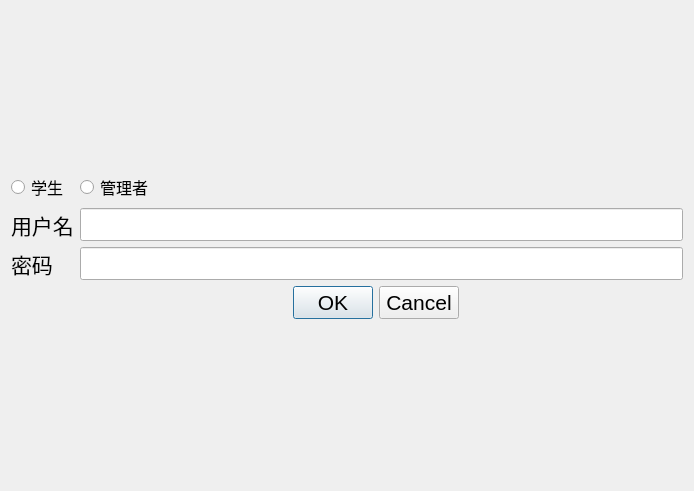
<?xml version="1.0" encoding="UTF-8"?>
<ui version="4.0">
 <class>LoginDialog</class>
 <widget class="QDialog" name="LoginDialog">
  <property name="geometry">
   <rect>
    <x>0</x>
    <y>0</y>
    <width>694</width>
    <height>491</height>
   </rect>
  </property>
  <property name="font">
   <font>
    <pointsize>16</pointsize>
   </font>
  </property>
  <property name="windowTitle">
   <string>教务管理系统</string>
  </property>
  <layout class="QVBoxLayout" name="verticalLayout">
   <item>
    <spacer name="verticalSpacer_2">
     <property name="orientation">
      <enum>Qt::Vertical</enum>
     </property>
     <property name="sizeHint" stdset="0">
      <size>
       <width>20</width>
       <height>93</height>
      </size>
     </property>
    </spacer>
   </item>
   <item>
    <layout class="QGridLayout" name="gridLayout">
     <item row="1" column="0">
      <widget class="QRadioButton" name="cho_stu">
       <property name="font">
        <font>
         <pointsize>12</pointsize>
        </font>
       </property>
       <property name="text">
        <string>学生</string>
       </property>
      </widget>
     </item>
     <item row="2" column="0">
      <widget class="QLabel" name="label">
       <property name="font">
        <font>
         <pointsize>16</pointsize>
        </font>
       </property>
       <property name="text">
        <string>用户名</string>
       </property>
      </widget>
     </item>
     <item row="2" column="1">
      <widget class="QLineEdit" name="m_user"/>
     </item>
     <item row="3" column="0">
      <widget class="QLabel" name="label_2">
       <property name="text">
        <string>密码</string>
       </property>
      </widget>
     </item>
     <item row="3" column="1">
      <widget class="QLineEdit" name="m_pwd">
       <property name="echoMode">
        <enum>QLineEdit::Password</enum>
       </property>
      </widget>
     </item>
     <item row="1" column="1">
      <widget class="QRadioButton" name="cho_admin">
       <property name="font">
        <font>
         <pointsize>12</pointsize>
        </font>
       </property>
       <property name="text">
        <string>管理者</string>
       </property>
      </widget>
     </item>
    </layout>
   </item>
   <item>
    <layout class="QHBoxLayout" name="horizontalLayout">
     <item>
      <spacer name="horizontalSpacer">
       <property name="orientation">
        <enum>Qt::Horizontal</enum>
       </property>
       <property name="sizeHint" stdset="0">
        <size>
         <width>40</width>
         <height>20</height>
        </size>
       </property>
      </spacer>
     </item>
     <item>
      <widget class="QDialogButtonBox" name="loginBox">
       <property name="standardButtons">
        <set>QDialogButtonBox::Cancel|QDialogButtonBox::Ok</set>
       </property>
      </widget>
     </item>
     <item>
      <spacer name="horizontalSpacer_2">
       <property name="orientation">
        <enum>Qt::Horizontal</enum>
       </property>
       <property name="sizeHint" stdset="0">
        <size>
         <width>88</width>
         <height>20</height>
        </size>
       </property>
      </spacer>
     </item>
    </layout>
   </item>
   <item>
    <spacer name="verticalSpacer">
     <property name="orientation">
      <enum>Qt::Vertical</enum>
     </property>
     <property name="sizeHint" stdset="0">
      <size>
       <width>20</width>
       <height>92</height>
      </size>
     </property>
    </spacer>
   </item>
  </layout>
 </widget>
 <resources/>
 <connections/>
</ui>
